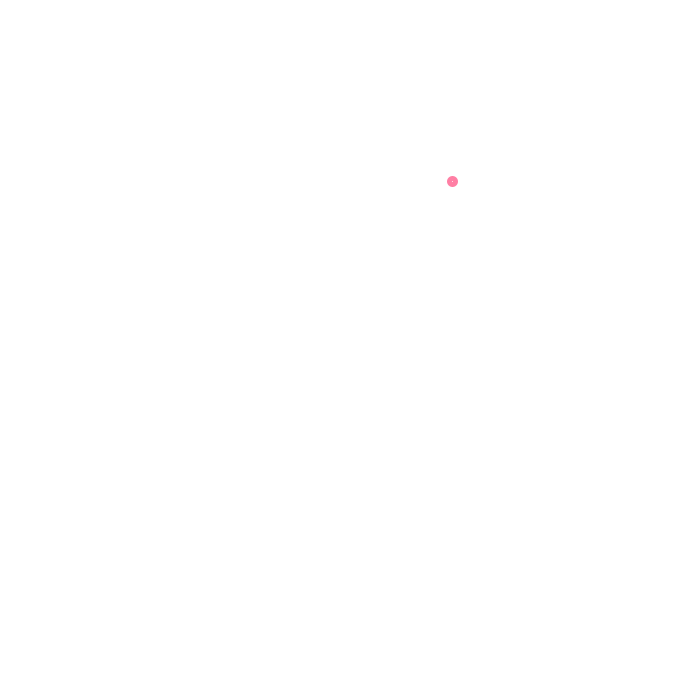
Frame 1 (no input)
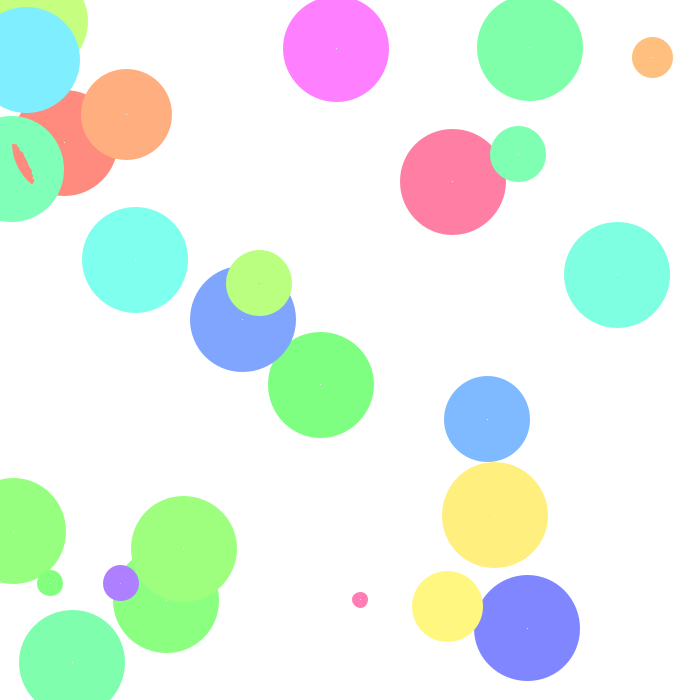
Frame 60 (the mouse pressed at the canvas centre just before this capture)
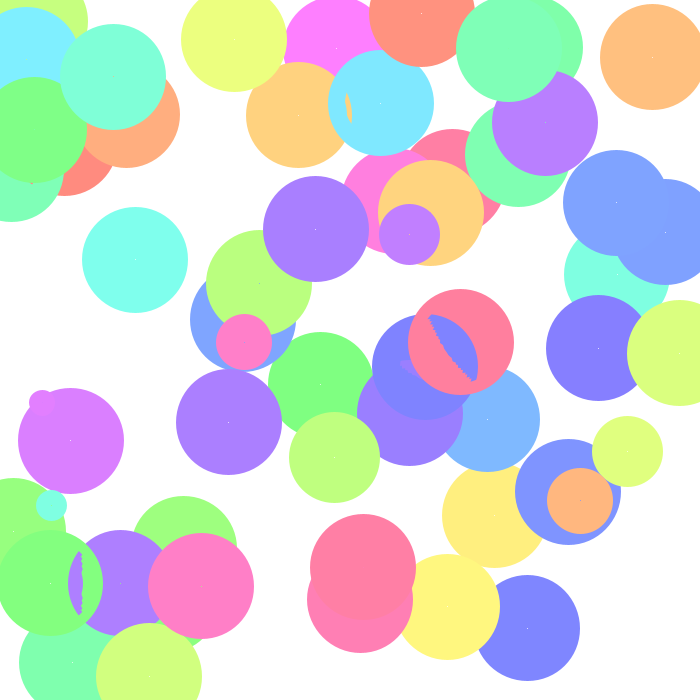
Frame 120 (the mouse held since frame 60 and released just before this capture)

The Processing sketch that drew these frames (run headless with seeded random() and noise(); from frame 60 on, the mouse is pressed at the canvas centre):

// Processing sketch: wave
// ── wave.pde
import java.util.List;
import java.util.ArrayList;
import java.util.Iterator;

Ripple rip;
List<Ripple> ripList = new  ArrayList<Ripple>();

void setup() {
    size(700, 700);
    colorMode(HSB, 360, 10, 10);
    background(0, 0, 10);
}

void draw() {
    if(Math.random() < 0.5) {
      ripList.add(new Ripple(random(width), random(height)));
    }
    // fade();
    Iterator<Ripple> iter = ripList.iterator();
    while(iter.hasNext()) {
        Ripple rip = iter.next();
        rip.update();
        rip.display();
        if(rip.getDiameter() > 100) {
            iter.remove();
        }
    }
}

void fade() {
  noStroke();
  fill(0, 0, 10, 50);
  rect(0, 0, width, height);
}

class Ripple  {
    private float x, y;
    private float d;
    private color c;
    
    public Ripple(float x, float y) {
        this.x = x;
        this.y = y;
        this.d = 1;
        this.c = color(random(360), 5, 10);
    }
    
    public float getDiameter() {
        return d;
    }
    
    public void setDiameter(float d) {
        this.d = d;
    }
    
    public void update() {
        d += 5.0;
    }
    
    public void display() {
        noFill();
        stroke(c);
        strokeWeight(5);
        ellipse(x, y, d, d);
    }
}
